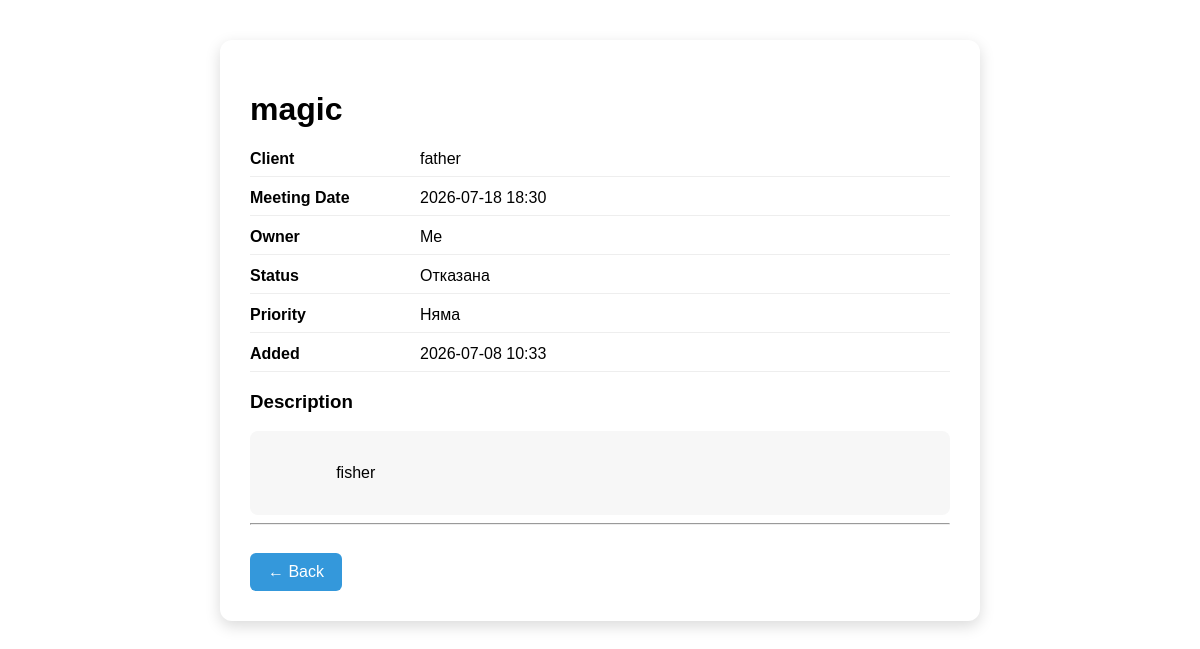
The app's page /idea/3, older data.
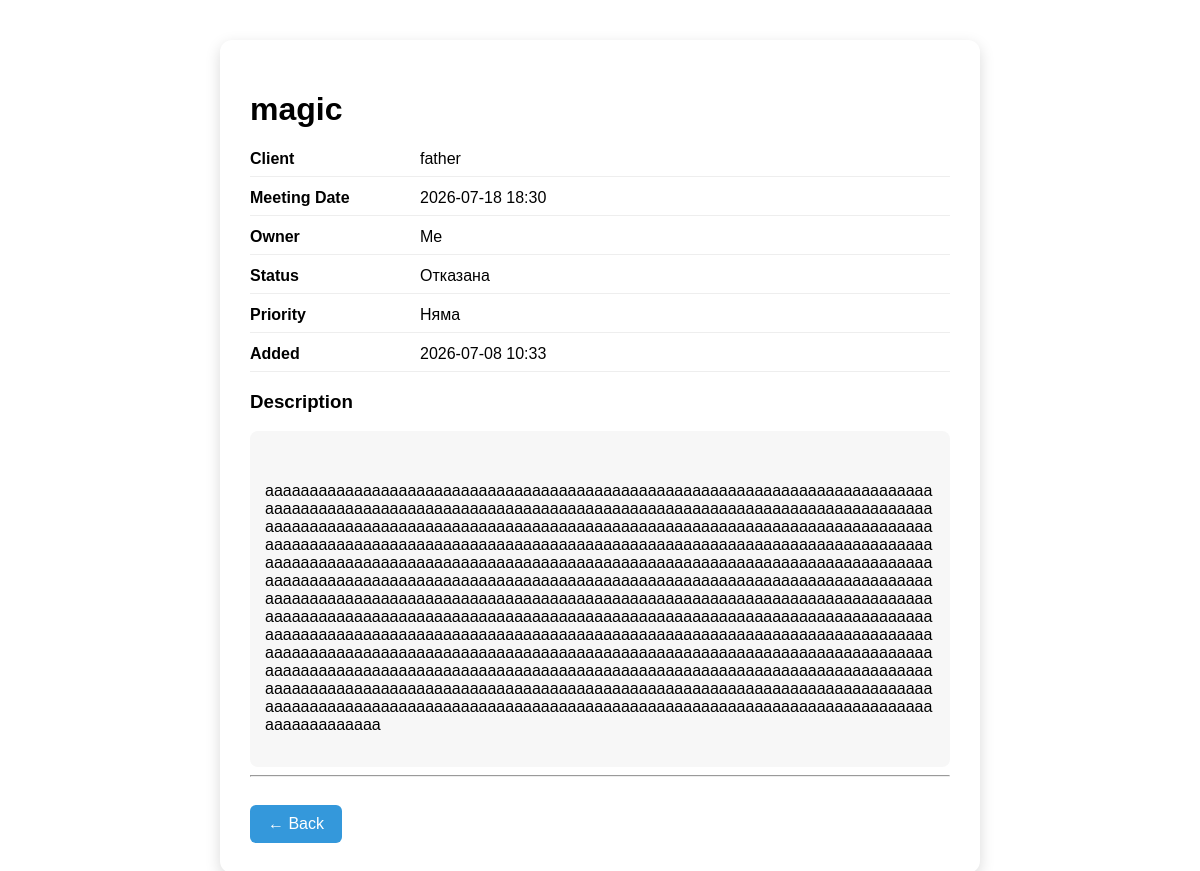
The same page, newer data.
### Omnilinx.py (models this page shows, shortened)
class Todo(db.Model):
    id = db.Column(db.Integer, primary_key=True)
    title = db.Column(db.String(200), nullable=False)
    description = db.Column(db.String(1000), nullable=False)
    client = db.Column(db.String(100), nullable=False)
    meeting_date = db.Column(db.DateTime, nullable=False)
    owner = db.Column(db.String(100), nullable=False)
    status = db.Column(db.String(30), nullable=False, default='Нова')
    priority = db.Column(db.String(30), nullable=False, default='Няма')
    date_created = db.Column(db.DateTime, default=datetime.utcnow)
    unique_id = db.Column(db.Integer, unique=True, nullable=False)

### Omnilinx.py (the view)
@app.route('/idea/<int:id>')
def idea_details(id):
    idea = Todo.query.get_or_404(id)
    return render_template('idea_details.html', idea=idea)

### templates/idea_details.html
{% extends 'base.html' %}
{% block body %}
<div class="details-container">
    <div class="details-card">
        <h1>{{ idea.title }}</h1>
            <div class="detail-row">
                <span class="detail-label">Client</span>
                <span>{{ idea.client }}</span>
            </div>
            <div class="detail-row">
                <span class="detail-label">Meeting Date</span>
                <span>{{ idea.meeting_date.strftime("%Y-%m-%d %H:%M") }}</span>
            </div>
            <div class="detail-row">
                <span class="detail-label">Owner</span>
                <span>{{ idea.owner }}</span>
            </div>
            <div class="detail-row">
                <span class="detail-label">Status</span>
                <span>{{ idea.status }}</span>
            </div>
            <div class="detail-row">
                <span class="detail-label">Priority</span>
                <span>{{ idea.priority }}</span>
            </div>
            <div class="detail-row">
                <span class="detail-label">Added</span>
                <span>{{ idea.date_created.strftime("%Y-%m-%d %H:%M") }}</span>
            </div>
            <h3>Description</h3>
            <div class="description-box">
                {{ idea.description }}
            </div>
            <hr>
            <a class="back-button" href="{{ url_for('index') }}">← Back</a>
    </div>
</div>
{% endblock %}

Row changes from the older to the newer data that the page shows:
changed Todo "magic": description "fisher" → "aaaaaaaaaaaaaaaaaaaaaaaaaaaaaaaaaaaaaaaaaaaaaaaaaaaaaaaaaaaaaaaaaaaaaaaaaaaaaaaaaaaaaaaaaaaaaaaaaaaaaaaaaaaaaaaaaaaaaaaaaaaaaaaaaaaaaaaaaaaaaaaaaaaaaaaaaaaaaaaaaaaaaaaaaaaaaaaaaaaaaaaaaaaaaaaaaaaaaaaaaaaaaaaaaaaaaaaaaaaaaaaaaaaaaaaaaaaaaaaaaaaaaaaaaaaaaaaaaaaaaaaaaaaaaaaaaaaaaaaaaaaaaaaaaaaaaaaaaaaaaaaaaaaaaaaaaaaaaaaaaaaaaaaaaaaaaaaaaaaaaaaaaaaaaaaaaaaaaaaaaaaaaaaaaaaaaaaaaaaaaaaaaaaaaaaaaaaaaaaaaaaaaaaaaaaaaaaaaaaaaaaaaaaaaaaaaaaaaaaaaaaaaaaaaaaaaaaaaaaaaaaaaaaaaaaaaaaaaaaaaaaaaaaaaaaaaaaaaaaaaaaaaaaaaaaaaaaaaaaaaaaaaaaaaaaaaaaaaaaaaaaaaaaaaaaaaaaaaaaaaaaaaaaaaaaaaaaaaaaaaaaaaaaaaaaaaaaaaaaaaaaaaaaaaaaaaaaaaaaaaaaaaaaaaaaaaaaaaaaaaaaaaaaaaaaaaaaaaaaaaaaaaaaaaaaaaaaaaaaaaaaaaaaaaaaaaaaaaaaa…"
